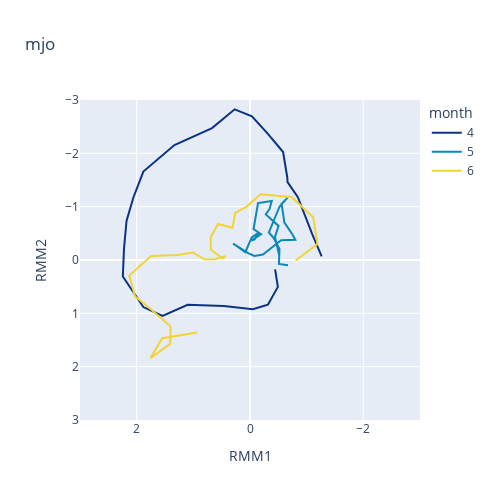

The notebook cell saved with this chart:
### Code cell
#understanding the mjo data
fig = px.line(
    data_frame = df_mjo_raw.loc[310:390],
    x = "RMM1",
    y = "RMM2",
    color = "month",

    title = "mjo",
    color_discrete_sequence = plt_style_s,
    width = 500,
    height = 500,

    range_x = (3,-3),
    range_y = (3,-3),
)

fig.show()

### Figure 1 — Plotly figure (JSON) as saved in the notebook; plotly's stock layout.template omitted (floating-point values rounded to 4 significant figures)
{"data": [{"hovertemplate": "month=4<br>RMM1=%{x}<br>RMM2=%{y}<extra></extra>", "legendgroup": "4", "line": {"color": "rgb(12,51,131)", "dash": "solid"}, "marker": {"symbol": "circle"}, "mode": "lines", "name": "4", "orientation": "v", "showlegend": true, "type": "scatter", "x": [-1.264, -1.098, -0.8425, -0.6624, -0.6579, -0.5841, -0.3164, -0.03392, 0.2702, 0.6701, 1.333, 1.882, 2.058, 2.179, 2.224, 2.244, 1.882, 1.543, 1.101, 0.4613, -0.05066, -0.316, -0.4918, -0.4426], "xaxis": "x", "y": [-0.06717, -0.4863, -1.184, -1.46, -1.547, -2.025, -2.366, -2.692, -2.825, -2.473, -2.154, -1.658, -1.172, -0.7315, -0.2094, 0.3098, 0.8828, 1.047, 0.8388, 0.8613, 0.9247, 0.8385, 0.5038, 0.1774], "yaxis": "y"}, {"hovertemplate": "month=5<br>RMM1=%{x}<br>RMM2=%{y}<extra></extra>", "legendgroup": "5", "line": {"color": "rgb(10,136,186)", "dash": "solid"}, "marker": {"symbol": "circle"}, "mode": "lines", "name": "5", "orientation": "v", "showlegend": true, "type": "scatter", "x": [-0.5141, -0.4407, -0.5038, -0.2785, -0.3473, -0.3831, -0.1417, -0.06281, -0.1945, -0.02202, -0.08194, -0.1418, -0.03004, 0.08256, 0.2493, 0.299, 0.02552, -0.07889, -0.2287, -0.5489, -0.7993, -0.7467, -0.607, -0.5574, -0.6634, -0.5227, -0.3329, -0.4175, -0.5202, -0.5106, -0.6703], "xaxis": "x", "y": [-0.09146, -0.4298, -0.6394, -0.854, -0.9621, -1.108, -1.068, -0.5804, -0.4848, -0.3634, -0.3875, -0.5072, -0.4252, -0.1458, -0.2746, -0.3081, -0.1237, -0.07641, -0.1013, -0.3704, -0.3783, -0.4826, -0.6997, -1.055, -1.169, -1.003, -0.5168, -0.4131, -0.2058, 0.0741, 0.1], "yaxis": "y"}, {"hovertemplate": "month=6<br>RMM1=%{x}<br>RMM2=%{y}<extra></extra>", "legendgroup": "6", "line": {"color": "rgb(242,211,56)", "dash": "solid"}, "marker": {"symbol": "circle"}, "mode": "lines", "name": "6", "orientation": "v", "showlegend": true, "type": "scatter", "x": [-0.8064, -1.19, -1.117, -0.7371, -0.1846, 0.05294, 0.2612, 0.3075, 0.5668, 0.6948, 0.6882, 0.488, 0.4291, 0.6185, 0.7987, 1.007, 1.283, 1.746, 2.13, 2.028, 1.852, 1.401, 1.406, 1.756, 1.548, 0.935], "xaxis": "x", "y": [0.008938, -0.2973, -0.7988, -1.181, -1.234, -1.006, -0.8813, -0.606, -0.6749, -0.4212, -0.1907, -0.03188, -0.07465, -0.01337, -0.007933, -0.1404, -0.09368, -0.07333, 0.2898, 0.6843, 0.8291, 1.244, 1.572, 1.839, 1.467, 1.361], "yaxis": "y"}], "layout": {"height": 500, "legend": {"title": {"text": "month"}, "tracegroupgap": 0}, "title": {"text": "mjo"}, "width": 500, "xaxis": {"anchor": "y", "domain": [0, 1], "range": [3, -3], "title": {"text": "RMM1"}}, "yaxis": {"anchor": "x", "domain": [0, 1], "range": [3, -3], "title": {"text": "RMM2"}}}}
